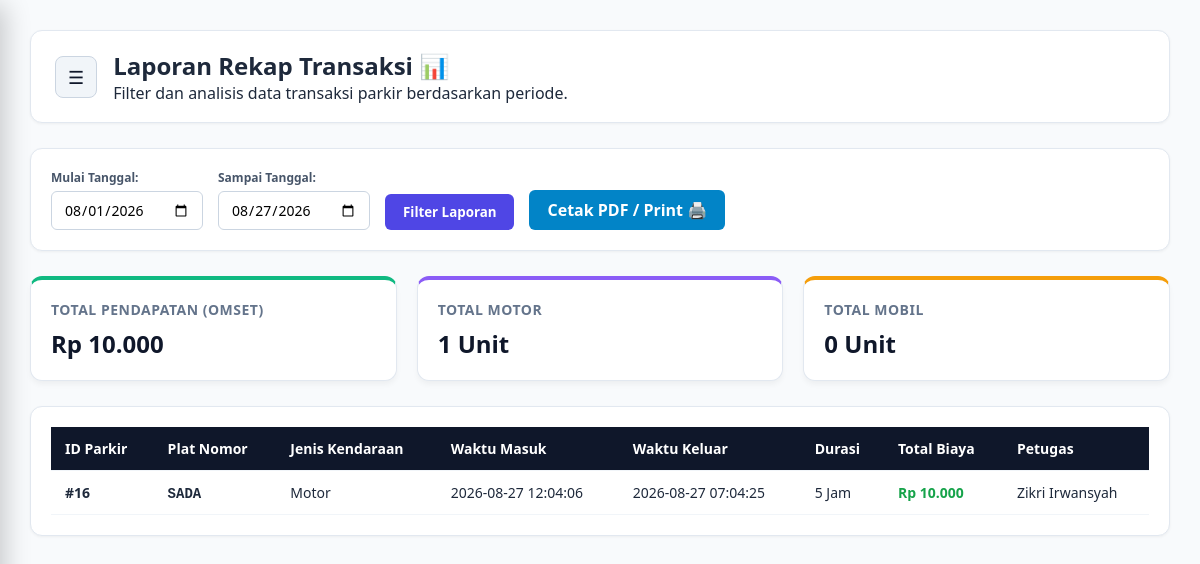
The page /owner/rekap_transaksi.php (signed in) on the database its author committed.
### tables this page shows
CREATE TABLE `tb_transaksi` (
  `id_parkir` int(11) NOT NULL,
  `id_kendaraan` int(11) NOT NULL,
  `waktu_masuk` datetime NOT NULL DEFAULT current_timestamp(),
  `waktu_keluar` datetime DEFAULT NULL,
  `id_tarif` int(11) DEFAULT NULL,
  `durasi_jam` int(5) DEFAULT NULL,
  `biaya_total` decimal(10,0) DEFAULT NULL,
  `status` enum('masuk','keluar') NOT NULL DEFAULT 'masuk',
  `status_cetak` enum('belum','sudah') NOT NULL DEFAULT 'belum',
  `id_user` int(11) NOT NULL,
  `id_area` int(11) NOT NULL
);

CREATE TABLE `tb_kendaraan` (
  `id_kendaraan` int(11) NOT NULL,
  `plat_nomor` varchar(15) NOT NULL,
  `jenis_kendaraan` varchar(20) NOT NULL,
  `warna` varchar(100) NOT NULL,
  `id_user` int(11) DEFAULT NULL
);

CREATE TABLE `tb_user` (
  `id_user` int(11) NOT NULL,
  `nama_lengkap` varchar(50) NOT NULL,
  `username` varchar(50) NOT NULL,
  `password` varchar(100) NOT NULL,
  `role` enum('admin','petugas','owner') NOT NULL,
  `status_aktif` tinyint(1) NOT NULL DEFAULT 1
);

### owner/rekap_transaksi.php (the view, shortened to what this page needs)
<?php
require_once '../config/koneksi.php';
$tgl_mulai   = mysqli_real_escape_string($koneksi, $_GET['tgl_mulai'] ?? date('Y-m-01'));
$tgl_selesai = mysqli_real_escape_string($koneksi, $_GET['tgl_selesai'] ?? date('Y-m-d'));
$query = "SELECT t.*, k.plat_nomor, k.jenis_kendaraan, u.nama_lengkap AS petugas
          FROM tb_transaksi t
          JOIN tb_kendaraan k ON t.id_kendaraan = k.id_kendaraan
          JOIN tb_user u ON t.id_user = u.id_user
          WHERE t.status='keluar' AND DATE(t.waktu_keluar) BETWEEN '$tgl_mulai' AND '$tgl_selesai'
          ORDER BY t.waktu_keluar DESC";
$result = mysqli_query($koneksi, $query);
$q_total = mysqli_query($koneksi, "SELECT SUM(biaya_total) as total_omset FROM tb_transaksi WHERE status='keluar' AND DATE(waktu_keluar) BETWEEN '$tgl_mulai' AND '$tgl_selesai'");
$d_total = mysqli_fetch_assoc($q_total);
$total_omset = $d_total['total_omset'] ?? 0;
$q_motor = mysqli_query($koneksi, "SELECT COUNT(*) as total FROM tb_transaksi t JOIN tb_kendaraan k ON t.id_kendaraan=k.id_kendaraan WHERE t.status='keluar' AND LOWER(k.jenis_kendaraan)='motor' AND DATE(t.waktu_keluar) BETWEEN '$tgl_mulai' AND '$tgl_selesai'");
$total_motor = mysqli_fetch_assoc($q_motor)['total'] ?? 0;
$q_mobil = mysqli_query($koneksi, "SELECT COUNT(*) as total FROM tb_transaksi t JOIN tb_kendaraan k ON t.id_kendaraan=k.id_kendaraan WHERE t.status='keluar' AND LOWER(k.jenis_kendaraan)='mobil' AND DATE(t.waktu_keluar) BETWEEN '$tgl_mulai' AND '$tgl_selesai'");
$total_mobil = mysqli_fetch_assoc($q_mobil)['total'] ?? 0;
?>
<!DOCTYPE html>
<html lang="id">
<head>
    <link rel="stylesheet" href="css-owner/dashboard.css?v=<?= time(); ?>">
</head>
<body>
    <div class="content">
        <div class="header">
            <div class="header-left">
                <button class="menu-toggle" id="btnToggle" title="Buka Menu">☰</button>
                <div>
                    <h2>Laporan Rekap Transaksi 📊</h2>
                    <p>Filter dan analisis data transaksi parkir berdasarkan periode.</p>
                </div>
            </div>
        </div>
        <div class="filter-box">
            <form action="" method="GET" class="filter-form">
                <div class="filter-group">
                    <label>Mulai Tanggal:</label>
                    <input type="date" name="tgl_mulai" value="<?= $tgl_mulai; ?>" required>
                </div>
                <div class="filter-group">
                    <label>Sampai Tanggal:</label>
                    <input type="date" name="tgl_selesai" value="<?= $tgl_selesai; ?>" required>
                </div>
                <button type="submit" class="btn-filter">Filter Laporan</button>
                <a href="cetak_laporan.php?tgl_mulai=<?= $tgl_mulai; ?>&tgl_selesai=<?= $tgl_selesai; ?>" target="_blank" class="btn-print">Cetak PDF / Print 🖨️</a>
            </form>
        </div>
        <div class="grid-summary">
            <div class="card card-omset">
                <h3>Total Pendapatan (Omset)</h3>
                <div class="number">Rp <?= number_format($total_omset, 0, ',', '.'); ?></div>
            </div>
            <div class="card card-motor">
                <h3>Total Motor</h3>
                <div class="number"><?= number_format($total_motor, 0, ',', '.'); ?> Unit</div>
            </div>
            <div class="card card-mobil">
                <h3>Total Mobil</h3>
                <div class="number"><?= number_format($total_mobil, 0, ',', '.'); ?> Unit</div>
            </div>
        </div>
        <div class="table-container">
            <table>
                <thead>
                    <tr>
                        <th>ID Parkir</th>
                        <th>Plat Nomor</th>
                        <th>Jenis Kendaraan</th>
                        <th>Waktu Masuk</th>
                        <th>Waktu Keluar</th>
                        <th>Durasi</th>
                        <th>Total Biaya</th>
                        <th>Petugas</th>
                    </tr>
                </thead>
                <tbody>
                    <?php if (mysqli_num_rows($result) > 0): ?>
                        <?php while($row = mysqli_fetch_assoc($result)): ?>
                        <tr>
                            <td><b>#<?= $row['id_parkir']; ?></b></td>
                            <td><b style="font-family: monospace; font-size: 14px;"><?= strtoupper($row['plat_nomor']); ?></b></td>
                            <td><?= ucfirst($row['jenis_kendaraan']); ?></td>
                            <td><?= $row['waktu_masuk']; ?></td>
                            <td><?= $row['waktu_keluar'] ?? '-'; ?></td>
                            <td><?= $row['durasi_jam'] ? $row['durasi_jam'].' Jam' : '-'; ?></td>
                            <td><b style="color: #16a34a;">Rp <?= number_format($row['biaya_total'] ?? 0, 0, ',', '.'); ?></b></td>
                            <td><?= htmlspecialchars($row['petugas']); ?></td>
                        </tr>
                        <?php endwhile; ?>
                    <?php else: ?>
                        <tr><td colspan="8" style="text-align:center; color:#94a3b8;">Tidak ada data transaksi pada periode tanggal ini.</td></tr>
                    <?php endif; ?>
                </tbody>
            </table>
        </div>
    </div>
</body>
</html>

### owner/css-owner/dashboard.css (style rules this page uses)
* { margin: 0; padding: 0; box-sizing: border-box; font-family: "Segoe UI", system-ui, -apple-system, sans-serif; }
body { background-color: #f8fafc; color: #1e293b; display: flex; min-height: 100vh; position: relative; overflow-x: hidden; }
.content { flex: 1; padding: 30px; overflow-y: auto; width: 100%; }
.header { background-color: #ffffff; padding: 18px 24px; border-radius: 12px; box-shadow: 0 1px 3px rgba(0, 0, 0, 0.05); margin-bottom: 25px; border: 1px solid #e2e8f0; }
.header-left { display: flex; align-items: center; gap: 16px; }
.menu-toggle { background-color: #f1f5f9; color: #0f172a; border: 1px solid #cbd5e1; padding: 8px 12px; border-radius: 8px; font-size: 18px; cursor: pointer; }
.grid-summary { display: grid; grid-template-columns: repeat(auto-fit, minmax(220px, 1fr)); gap: 20px; margin-bottom: 25px; }
.card { background: #ffffff; padding: 20px; border-radius: 12px; border: 1px solid #e2e8f0; box-shadow: 0 4px 6px -1px rgba(0, 0, 0, 0.05); }
.card-omset { border-top: 4px solid #10b981; }
.card-mobil { border-top: 4px solid #f59e0b; }
.card-motor { border-top: 4px solid #8b5cf6; }
.card h3 { font-size: 14px; color: #64748b; margin-bottom: 8px; text-transform: uppercase; letter-spacing: 0.5px; }
.card .number { font-size: 24px; font-weight: 700; color: #0f172a; }
.filter-box { background: #ffffff; padding: 20px; border-radius: 12px; border: 1px solid #e2e8f0; margin-bottom: 25px; box-shadow: 0 1px 3px rgba(0, 0, 0, 0.05); }
.filter-form { display: flex; align-items: center; gap: 15px; flex-wrap: wrap; }
.filter-group { display: flex; flex-direction: column; gap: 5px; }
.filter-group label { font-size: 12px; font-weight: 600; color: #475569; }
.filter-group input[type="date"] { padding: 8px 12px; border: 1px solid #cbd5e1; border-radius: 6px; outline: none; font-size: 14px; }
.btn-filter { background: #4f46e5; color: white; padding: 9px 18px; border: none; border-radius: 6px; font-weight: 600; cursor: pointer; align-self: flex-end; }
.btn-print { background: #0284c7; color: white; padding: 9px 18px; border-radius: 6px; font-weight: 600; text-decoration: none; align-self: flex-end; }
.table-container { background: white; padding: 20px; border-radius: 12px; border: 1px solid #e2e8f0; box-shadow: 0 1px 3px rgba(0,0,0,0.05); overflow-x: auto; }
table { width: 100%; border-collapse: collapse; }
th, td { padding: 12px 14px; text-align: left; border-bottom: 1px solid #f1f5f9; font-size: 14px; }
th { background-color: #0f172a; color: #ffffff; font-weight: 600; }

### rows shown on the page
tb_transaksi: id_parkir "16", id_kendaraan.plat_nomor "SADA", id_kendaraan.jenis_kendaraan "Motor", waktu_masuk "2026-08-27 12:04:06", waktu_keluar "2026-08-27 07:04:25", durasi_jam "5", biaya_total "10.000", id_user.nama_lengkap "Zikri Irwansyah"

### other values the page prints
$total_omset "10.000"
$total_motor "1"
$total_mobil "0"
